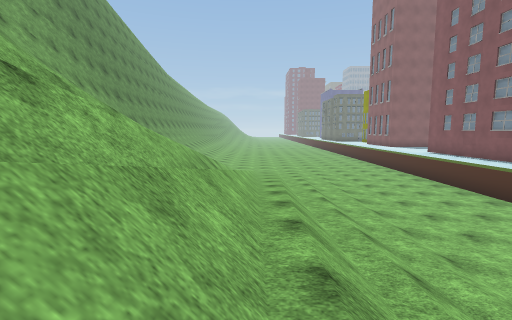
view 1 (above)

17 first-person views from a walk through a Unity game level. The camera is 1.2 m above the floor, tilts 6° down and sees 85° across. The floor is counted in squares, 2 m on a side. Each view is taken from the middle of a square. On the plan, view 1 faces up. The plan holds only what a view shows up to about 9 squares ahead; the rest is blank. The place goes on beyond the plan. The player is left out. Some surface patterns are stand-ins.

view 2
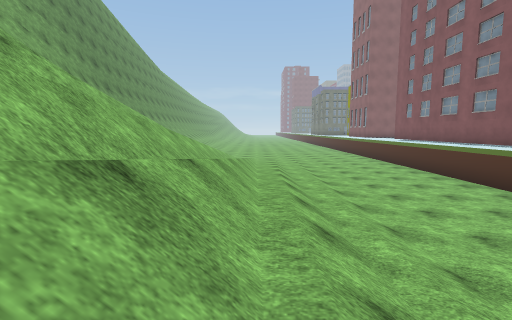

view 3
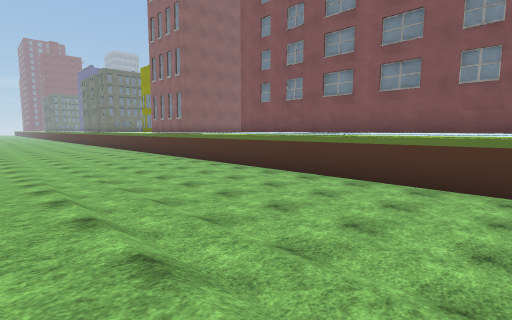

view 4
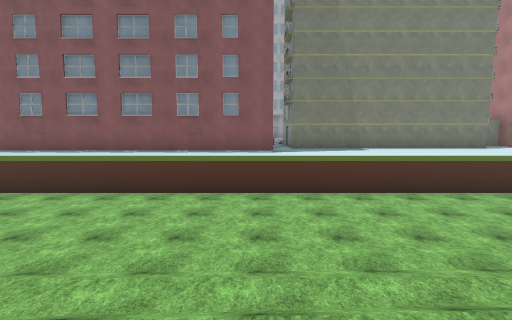

view 5
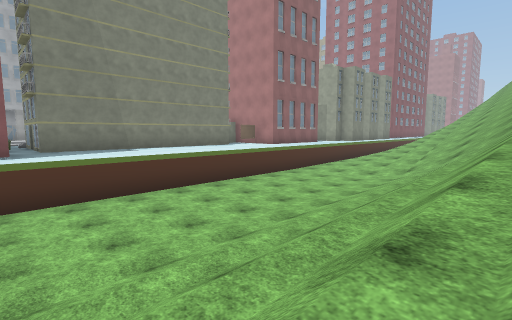

view 6
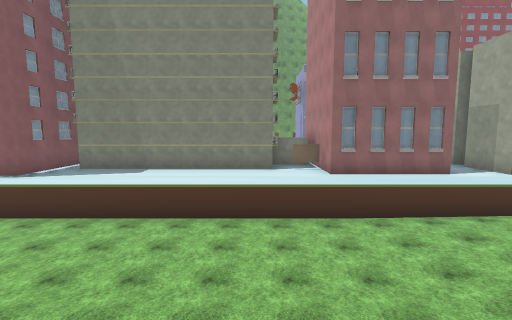

view 7
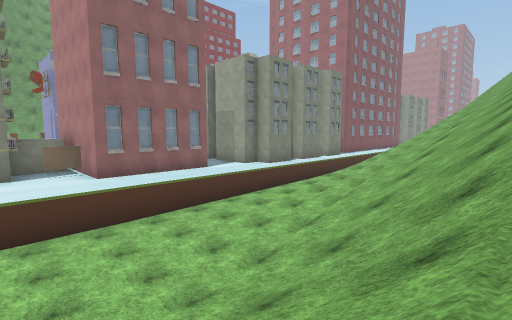

view 8
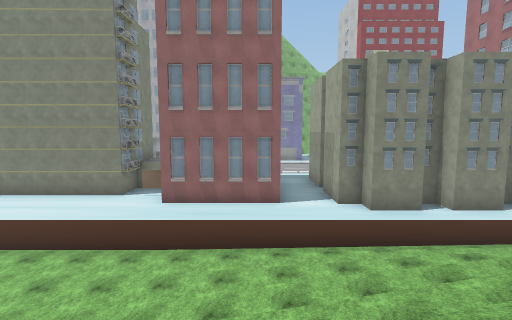

view 9
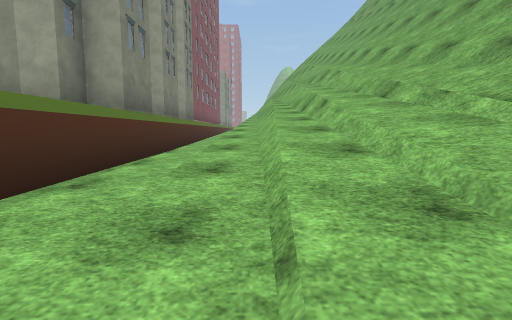

view 10
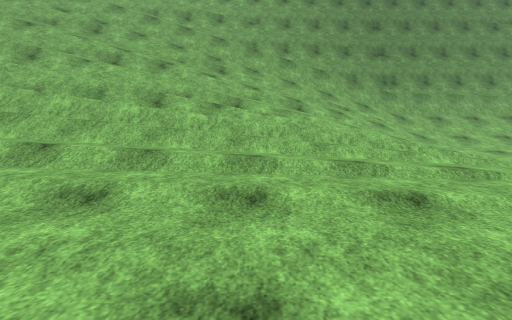

view 11
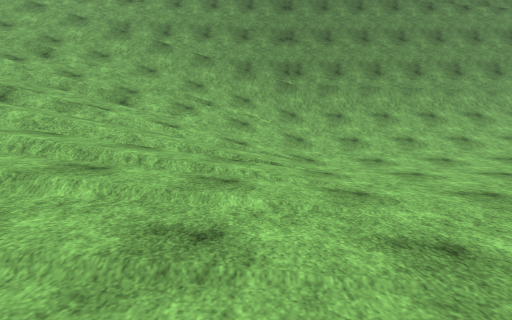

view 12
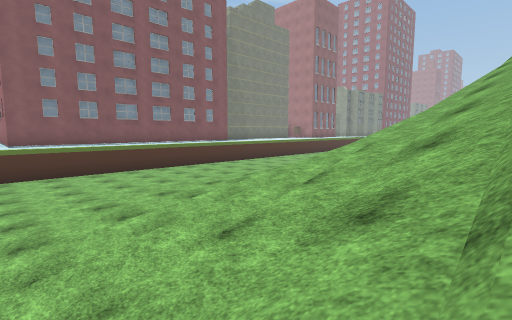

view 13
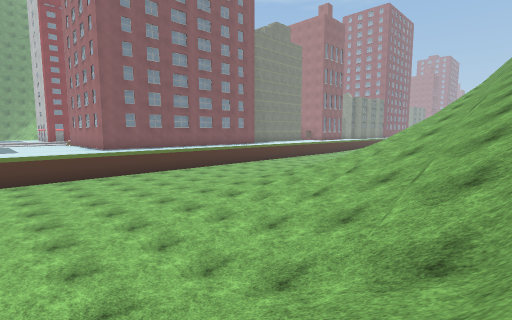

view 14
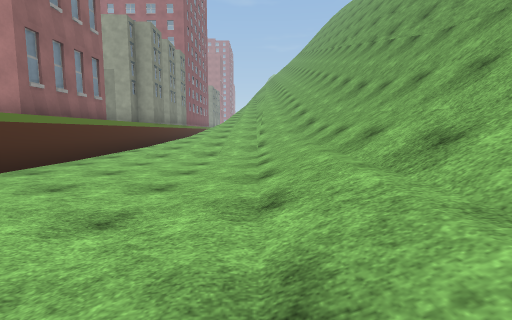

view 15
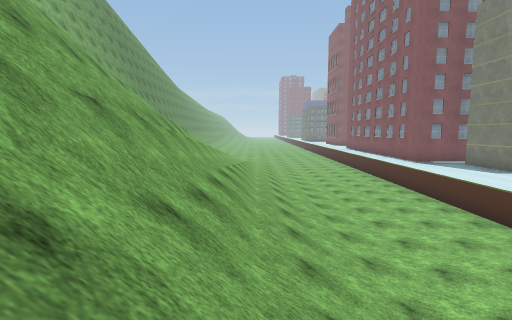

view 16
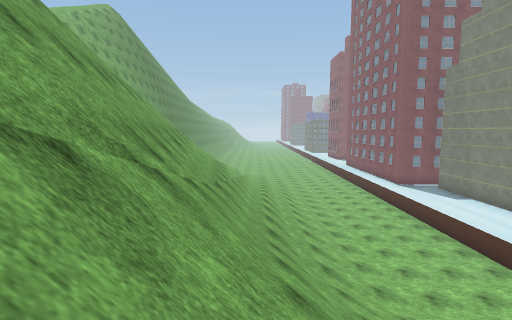

view 17
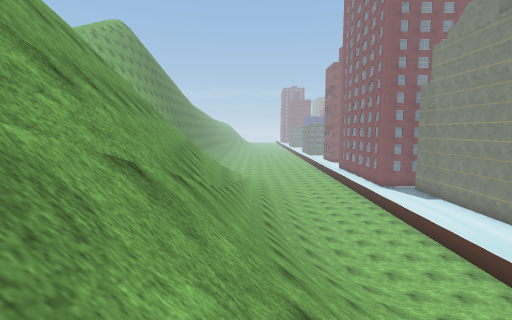

### Floor plan
Key: @ floor where view 1 was taken; # wall or solid block; . main floor; : floor 0.75 m higher than the main floor; + floor 1.75 m higher than the main floor; * floor 2.5 m higher than the main floor; % floor 3.25 m higher than the main floor; & floor 4 m higher than the main floor; $ floor 4.75 m higher than the main floor; / step, stairs or slope; = window, fence, low wall or low ledge; ^ raised ledge; v drop or lower ground; B building.
Columns run from 7 left of view 1 to 10 right of it. Each row starts with its distance up from view 1.
 16  #///.........
 15  #///.........
 14  #///.........
 13  #////::......
 12  #//////:......#
 11 ##/=/+///......#
 10 #//==*///:.....#
  9  //==*////.....#
  8  //==%////.....#
  7  //==%////.....#
  6  //==&////.....#
  5    ==&////.....##
  4    ==$////.....B#
  3    ==##///..... #
  2    ==#=///..... #
  1    ###=///:....
  0      #=@//:....
 -1     ##=///:....
 -2     ##=///:....
 -3     ###///:....*#
 -4   /=###///:....*BB
 -5   /v###///:....###
 -6   /v ##////....B
 -7    v ##/////:..B
 -8    vv##//////:.B
 -9     v##///////.#
-10     v##///////.BBB
-11      ##///////.##B
-12       #///////:#
-13        ///////:#
-14        ///////:^

Where each view was taken, in squares from view 1:
view 1: 0 up, 0 right, facing up
view 2: 1 down, 1 right, facing up
view 3: 5 up, 1 right, facing up-right
view 4: 4 up, 0 right, facing right
view 5: 4 up, 0 right, facing down-right
view 6: 3 down, 0 right, facing right
view 7: 3 down, 0 right, facing down-right
view 8: 8 down, 0 right, facing right
view 9: 6 down, 5 right, facing down
view 10: 9 up, 5 right, facing left
view 11: 13 up, 3 right, facing left
view 12: 13 up, 4 left, facing down-right
view 13: 16 up, 5 left, facing down-right
view 14: 1 up, 3 right, facing down
view 15: 8 down, 1 right, facing up
view 16: 11 down, 0 right, facing up
view 17: 13 down, 0 right, facing up
